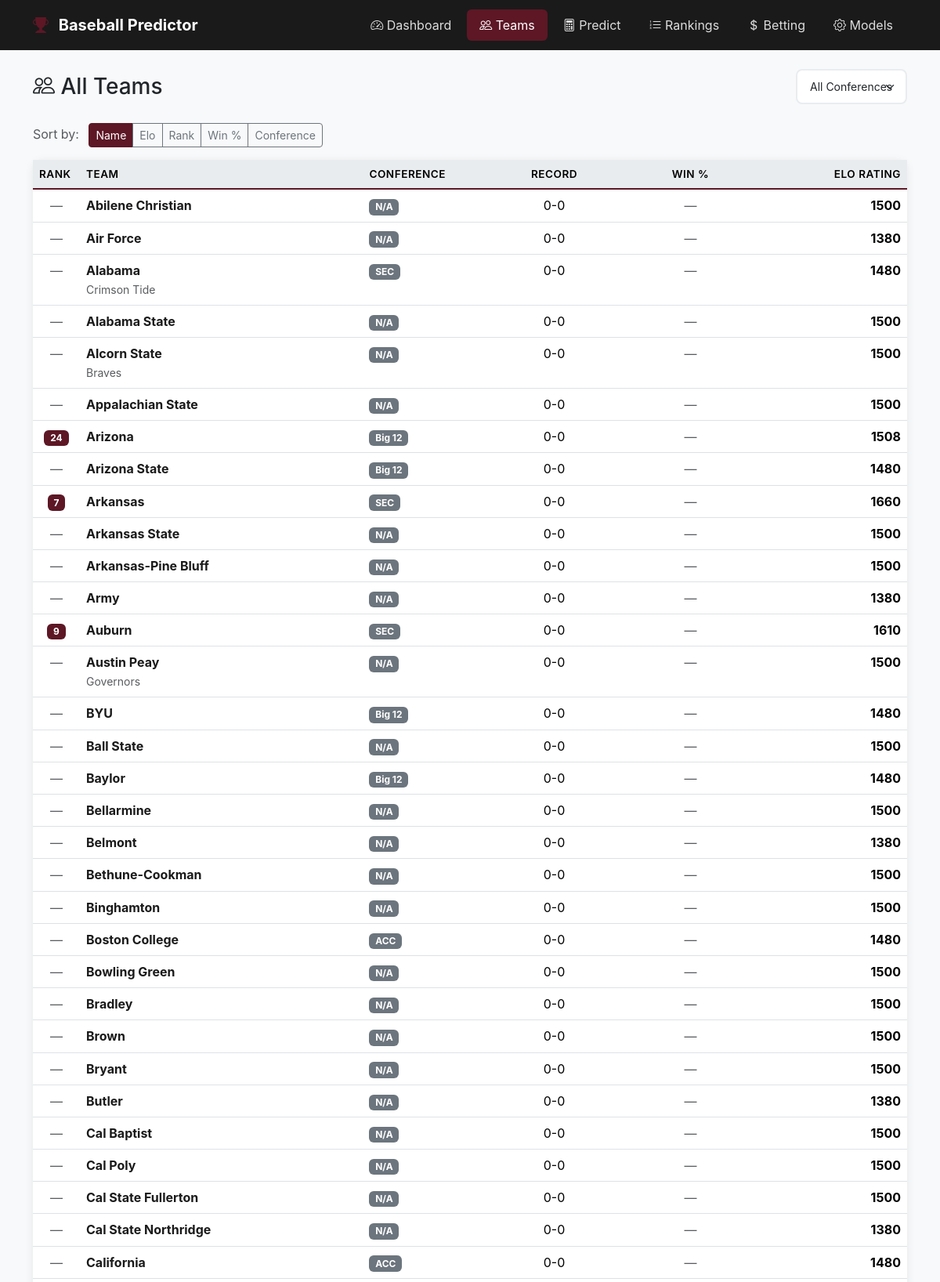
The page /teams (upper part) on the database its author committed.
### tables this page shows
CREATE TABLE teams (
            id TEXT PRIMARY KEY,
            name TEXT NOT NULL,
            nickname TEXT,
            conference TEXT,
            division TEXT,
            athletics_url TEXT,
            preseason_rank INTEGER,
            current_rank INTEGER,
            created_at TEXT DEFAULT CURRENT_TIMESTAMP,
            updated_at TEXT DEFAULT CURRENT_TIMESTAMP
        );

CREATE TABLE elo_ratings (
                    team_id TEXT PRIMARY KEY,
                    rating REAL DEFAULT 1500,
                    games_played INTEGER DEFAULT 0,
                    updated_at TEXT DEFAULT CURRENT_TIMESTAMP
                );

### web/app.py (the view)
@app.route('/teams')
def teams():
    all_teams = get_all_teams()
    conferences = sorted(set(t['conference'] for t in all_teams if t['conference']))
    sort_by = request.args.get('sort', 'name')
    if sort_by == 'elo':
        all_teams.sort(key=lambda x: x.get('elo_rating') or 0, reverse=True)
    elif sort_by == 'rank':
        all_teams.sort(key=lambda x: (x.get('current_rank') or 999, x['name']))
    elif sort_by == 'win_pct':
        all_teams.sort(key=lambda x: x.get('win_pct', 0), reverse=True)
    elif sort_by == 'conference':
        all_teams.sort(key=lambda x: (x.get('conference') or 'ZZZ', x['name']))
    else:
        all_teams.sort(key=lambda x: x['name'])
    return render_template('teams.html',
                          teams=all_teams,
                          conferences=conferences,
                          sort_by=sort_by)

### scripts/database.py (called while the page is built)
def get_connection():
    DB_PATH.parent.mkdir(parents=True, exist_ok=True)
    conn = sqlite3.connect(DB_PATH)
    conn.row_factory = sqlite3.Row  # Dict-like access
    return conn

### web/app.py (called while the page is built)
def get_all_teams():
    conn = get_connection()
    c = conn.cursor()
    c.execute('''
        SELECT t.id, t.name, t.nickname, t.conference, t.current_rank,
               e.rating as elo_rating
        FROM teams t
        LEFT JOIN elo_ratings e ON t.id = e.team_id
        ORDER BY t.name
    ''')
    teams = []
    for row in c.fetchall():
        team = dict(row)
        record = get_team_record(team['id'])
        team['wins'] = record['wins']
        team['losses'] = record['losses']
        team['win_pct'] = record['pct']
        teams.append(team)
    conn.close()
    return teams

### web/templates/teams.html (shortened to what this page needs)
{% extends "base.html" %}
{% block content %}
<div class="d-flex justify-content-between align-items-center mb-4">
    <h1 class="h3 mb-0">
        <i class="bi bi-people"></i> All Teams
    </h1>
    <div class="d-flex gap-2">
        <select class="form-select form-select-sm" id="conferenceFilter" style="width: auto;">
            <option value="">All Conferences</option>
        </select>
    </div>
</div>
<div class="mb-3">
    <span class="text-muted me-2">Sort by:</span>
    <div class="btn-group" role="group">
        <a href="/teams?sort=name" class="btn btn-sm {% if sort_by == 'name' %}btn-maroon{% else %}btn-outline-secondary{% endif %}">Name</a>
        <a href="/teams?sort=elo" class="btn btn-sm {% if sort_by == 'elo' %}btn-maroon{% else %}btn-outline-secondary{% endif %}">Elo</a>
        <a href="/teams?sort=rank" class="btn btn-sm {% if sort_by == 'rank' %}btn-maroon{% else %}btn-outline-secondary{% endif %}">Rank</a>
        <a href="/teams?sort=win_pct" class="btn btn-sm {% if sort_by == 'win_pct' %}btn-maroon{% else %}btn-outline-secondary{% endif %}">Win %</a>
        <a href="/teams?sort=conference" class="btn btn-sm {% if sort_by == 'conference' %}btn-maroon{% else %}btn-outline-secondary{% endif %}">Conference</a>
    </div>
</div>
<div class="card">
    <div class="table-responsive">
        <table class="table table-hover mb-0" id="teamsTable">
            <thead>
                <tr>
                    <th style="width: 60px;">Rank</th>
                    <th>Team</th>
                    <th>Conference</th>
                    <th class="text-center">Record</th>
                    <th class="text-center">Win %</th>
                    <th class="text-end">Elo Rating</th>
                </tr>
            </thead>
            <tbody>
                {% for team in teams %}
                <tr data-conference="{{ team.conference or '' }}">
                    <td class="text-center">
                        {% if team.current_rank %}
                        <span class="badge bg-maroon">{{ team.current_rank }}</span>
                        {% else %}
                        <span class="text-muted">—</span>
                        {% endif %}
                    </td>
                    <td>
                        <a href="/team/{{ team.id }}" class="team-link">
                            <strong>{{ team.name }}</strong>
                        </a>
                        {% if team.nickname %}
                        <br><small class="text-muted">{{ team.nickname }}</small>
                        {% endif %}
                    </td>
                    <td>
                        <span class="badge bg-secondary">{{ team.conference or 'N/A' }}</span>
                    </td>
                    <td class="text-center">
                        {% if team.wins or team.losses %}
                        {{ team.wins }}-{{ team.losses }}
                        {% else %}
                        0-0
                        {% endif %}
                    </td>
                    <td class="text-center">
                        {% if team.win_pct %}
                        <div class="d-flex align-items-center gap-2">
                            <div class="progress flex-grow-1" style="height: 8px; width: 60px;">
                                <div class="progress-bar {% if team.win_pct >= 0.6 %}bg-success{% elif team.win_pct <= 0.4 %}bg-danger{% endif %}"
                                     style="width: {{ team.win_pct * 100 }}%"></div>
                            </div>
                            <span>{{ (team.win_pct * 100)|round(1) }}%</span>
                        </div>
                        {% else %}
                        <span class="text-muted">—</span>
                        {% endif %}
                    </td>
                    <td class="text-end">
                        {% if team.elo_rating %}
                        <strong>{{ team.elo_rating|round(0)|int }}</strong>
                        {% else %}
                        <span class="text-muted">1500</span>
                        {% endif %}
                    </td>
                </tr>
                {% endfor %}
            </tbody>
        </table>
    </div>
</div>
{% endblock %}

### web/templates/base.html (style rules this page uses)
:root { --maroon: #5D1725; --maroon-dark: #4a1120; --grey: #777777; --dark: #1a1a1a; --light-grey: #e9ecef; }
body { background-color: #f8f9fa; font-family: -apple-system, BlinkMacSystemFont, 'Segoe UI', Roboto, Oxygen, Ubuntu, sans-serif; }
.card { border: none; border-radius: 12px; box-shadow: 0 2px 12px rgba(0,0,0,0.08); margin-bottom: 1.5rem; }
.table { margin-bottom: 0; }
.table thead th { background-color: var(--light-grey); border-bottom: 2px solid var(--maroon); font-weight: 600; font-size: 0.85rem; text-transform: uppercase; letter-spacing: 0.5px; }
.badge.bg-maroon { background-color: var(--maroon) !important; }
a.team-link { color: var(--dark); text-decoration: none; font-weight: 500; }
.form-select, .form-control { border-radius: 8px; border: 2px solid var(--light-grey); padding: 0.625rem 1rem; }
.btn-maroon { background-color: var(--maroon); border-color: var(--maroon); color: white; }

### rows shown on the page
teams: name "Abilene Christian", conference "N/A", shows "0-0", elo_rating "1500"
teams: name "Air Force", conference "N/A", shows "0-0", elo_rating "1380"
teams: name "Alabama", nickname "Crimson Tide", conference "SEC", shows "0-0", elo_rating "1480"
teams: name "Alabama State", conference "N/A", shows "0-0", elo_rating "1500"
teams: name "Alcorn State", nickname "Braves", conference "N/A", shows "0-0", elo_rating "1500"
teams: name "Appalachian State", conference "N/A", shows "0-0", elo_rating "1500"
teams: current_rank "24", name "Arizona", conference "Big 12", shows "0-0", elo_rating "1508"
teams: name "Arizona State", conference "Big 12", shows "0-0", elo_rating "1480"
teams: current_rank "7", name "Arkansas", conference "SEC", shows "0-0", elo_rating "1660"
teams: name "Arkansas State", conference "N/A", shows "0-0", elo_rating "1500"
teams: name "Arkansas-Pine Bluff", conference "N/A", shows "0-0", elo_rating "1500"
teams: name "Army", conference "N/A", shows "0-0", elo_rating "1380"
teams: current_rank "9", name "Auburn", conference "SEC", shows "0-0", elo_rating "1610"
teams: name "Austin Peay", nickname "Governors", conference "N/A", shows "0-0", elo_rating "1500"
teams: name "BYU", conference "Big 12", shows "0-0", elo_rating "1480"
teams: name "Ball State", conference "N/A", shows "0-0", elo_rating "1500"
teams: name "Baylor", conference "Big 12", shows "0-0", elo_rating "1480"
teams: name "Bellarmine", conference "N/A", shows "0-0", elo_rating "1500"
teams: name "Belmont", conference "N/A", shows "0-0", elo_rating "1380"
teams: name "Bethune-Cookman", conference "N/A", shows "0-0", elo_rating "1500"
teams: name "Binghamton", conference "N/A", shows "0-0", elo_rating "1500"
teams: name "Boston College", conference "ACC", shows "0-0", elo_rating "1480"
teams: name "Bowling Green", conference "N/A", shows "0-0", elo_rating "1500"
teams: name "Bradley", conference "N/A", shows "0-0", elo_rating "1500"
teams: name "Brown", conference "N/A", shows "0-0", elo_rating "1500"
teams: name "Bryant", conference "N/A", shows "0-0", elo_rating "1500"
teams: name "Butler", conference "N/A", shows "0-0", elo_rating "1380"
teams: name "Cal Baptist", conference "N/A", shows "0-0", elo_rating "1500"
teams: name "Cal Poly", conference "N/A", shows "0-0", elo_rating "1500"
teams: name "Cal State Fullerton", conference "N/A", shows "0-0", elo_rating "1500"
teams: name "Cal State Northridge", conference "N/A", shows "0-0", elo_rating "1380"
teams: name "California", conference "ACC", shows "0-0", elo_rating "1480"
